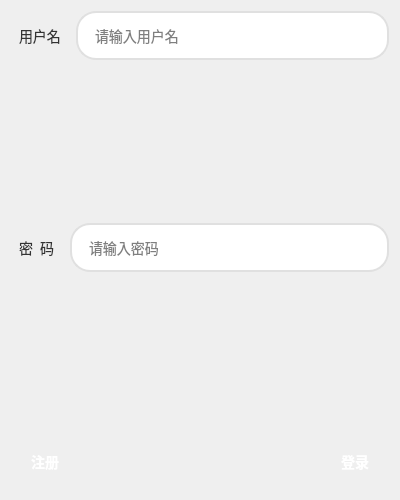
<?xml version="1.0" encoding="UTF-8"?>
<ui version="4.0">
 <class>Client</class>
 <widget class="QWidget" name="Client">
  <property name="geometry">
   <rect>
    <x>0</x>
    <y>0</y>
    <width>400</width>
    <height>500</height>
   </rect>
  </property>
  <property name="minimumSize">
   <size>
    <width>400</width>
    <height>500</height>
   </size>
  </property>
  <property name="maximumSize">
   <size>
    <width>400</width>
    <height>500</height>
   </size>
  </property>
  <property name="windowTitle">
   <string>登录</string>
  </property>
  <property name="windowIcon">
   <iconset resource="images.qrc">
    <normaloff>:/images/regist.png</normaloff>:/images/regist.png</iconset>
  </property>
  <property name="styleSheet">
   <string notr="true">/* QQ风格Qt样式表 */
QMainWindow, QDialog {
    background: qlineargradient(x1:0, y1:0, x2:1, y2:1,
                                stop:0 #1E90FF, stop:0.5 #00BFFF, stop:1 #87CEEB);
    font-family: &quot;Microsoft YaHei&quot;, &quot;Segoe UI&quot;, sans-serif;
}

QWidget#centralWidget {
    background: rgba(255, 255, 255, 0.95);
    border-radius: 15px;
    margin: 20px;
    border: 1px solid #E0E0E0;
}

QLabel {
    color: #333333;
    font-size: 14px;
    padding: 5px;
}

QLineEdit {
    border: 2px solid #E0E0E0;
    border-radius: 20px;
    padding: 10px 15px;
    font-size: 14px;
    background: #FFFFFF;
    selection-background-color: #1E90FF;
    min-height: 25px;
}

QLineEdit:focus {
    border-color: #1E90FF;
    background: #F0F8FF;
}

QPushButton {
    background: qlineargradient(x1:0, y1:0, x2:0, y2:1,
                                stop:0 #4DA6FF, stop:1 #1E90FF);
    border: none;
    border-radius: 20px;
    color: white;
    font-size: 14px;
    font-weight: bold;
    padding: 10px 20px;
    min-height: 35px;
}

QPushButton:hover {
    background: qlineargradient(x1:0, y1:0, x2:0, y2:1,
                                stop:0 #5CB0FF, stop:1 #2D9CFF);
}

QPushButton:pressed {
    background: qlineargradient(x1:0, y1:0, x2:0, y2:1,
                                stop:0 #3D96FF, stop:1 #0D80FF);
}

/* 注册按钮特殊样式 */
QPushButton[text=&quot;注册&quot;] {
    background: qlineargradient(x1:0, y1:0, x2:0, y2:1,
                                stop:0 #FF9500, stop:1 #FF7F00);
}

QPushButton[text=&quot;注册&quot;]:hover {
    background: qlineargradient(x1:0, y1:0, x2:0, y2:1,
                                stop:0 #FFA533, stop:1 #FF8C1A);
}

QPushButton[text=&quot;注册&quot;]:pressed {
    background: qlineargradient(x1:0, y1:0, x2:0, y2:1,
                                stop:0 #E68500, stop:1 #CC6A00);
}

/* 登录按钮特殊样式 */
QPushButton[text=&quot;登录&quot;] {
    background: qlineargradient(x1:0, y1:0, x2:0, y2:1,
                                stop:0 #00CD00, stop:1 #00B200);
}

QPushButton[text=&quot;登录&quot;]:hover {
    background: qlineargradient(x1:0, y1:0, x2:0, y2:1,
                                stop:0 #00E600, stop:1 #00CC00);
}

QPushButton[text=&quot;登录&quot;]:pressed {
    background: qlineargradient(x1:0, y1:0, x2:0, y2:1,
                                stop:0 #00B200, stop:1 #009900);
}</string>
  </property>
  <layout class="QGridLayout" name="gridLayout">
   <item row="3" column="0">
    <layout class="QHBoxLayout" name="horizontalLayout_3">
     <item>
      <widget class="QLabel" name="label_2">
       <property name="font">
        <font>
         <family>AcadEref</family>
         <pointsize>-1</pointsize>
        </font>
       </property>
       <property name="text">
        <string>密  码</string>
       </property>
      </widget>
     </item>
     <item>
      <widget class="QLineEdit" name="pwd_LE">
       <property name="font">
        <font>
         <family>AcadEref</family>
         <pointsize>-1</pointsize>
        </font>
       </property>
       <property name="text">
        <string/>
       </property>
       <property name="echoMode">
        <enum>QLineEdit::Password</enum>
       </property>
       <property name="placeholderText">
        <string>请输入密码</string>
       </property>
       <property name="clearButtonEnabled">
        <bool>true</bool>
       </property>
      </widget>
     </item>
    </layout>
   </item>
   <item row="1" column="0">
    <layout class="QHBoxLayout" name="horizontalLayout_2">
     <item>
      <widget class="QLabel" name="label">
       <property name="font">
        <font>
         <family>AcadEref</family>
         <pointsize>-1</pointsize>
        </font>
       </property>
       <property name="text">
        <string>用户名</string>
       </property>
      </widget>
     </item>
     <item>
      <widget class="QLineEdit" name="name_LE">
       <property name="font">
        <font>
         <family>AcadEref</family>
         <pointsize>-1</pointsize>
         <strikeout>false</strikeout>
        </font>
       </property>
       <property name="tabletTracking">
        <bool>false</bool>
       </property>
       <property name="echoMode">
        <enum>QLineEdit::Normal</enum>
       </property>
       <property name="readOnly">
        <bool>false</bool>
       </property>
       <property name="placeholderText">
        <string>请输入用户名</string>
       </property>
       <property name="cursorMoveStyle">
        <enum>Qt::LogicalMoveStyle</enum>
       </property>
       <property name="clearButtonEnabled">
        <bool>true</bool>
       </property>
      </widget>
     </item>
    </layout>
   </item>
   <item row="4" column="0">
    <spacer name="verticalSpacer_2">
     <property name="orientation">
      <enum>Qt::Vertical</enum>
     </property>
     <property name="sizeHint" stdset="0">
      <size>
       <width>379</width>
       <height>146</height>
      </size>
     </property>
    </spacer>
   </item>
   <item row="5" column="0">
    <layout class="QHBoxLayout" name="horizontalLayout">
     <item>
      <widget class="QPushButton" name="regist_PB">
       <property name="font">
        <font>
         <family>AcadEref</family>
         <pointsize>-1</pointsize>
         <weight>75</weight>
         <bold>true</bold>
        </font>
       </property>
       <property name="text">
        <string>注册</string>
       </property>
       <property name="autoDefault">
        <bool>false</bool>
       </property>
       <property name="default">
        <bool>false</bool>
       </property>
      </widget>
     </item>
     <item>
      <spacer name="horizontalSpacer">
       <property name="orientation">
        <enum>Qt::Horizontal</enum>
       </property>
       <property name="sizeHint" stdset="0">
        <size>
         <width>40</width>
         <height>20</height>
        </size>
       </property>
      </spacer>
     </item>
     <item>
      <widget class="QPushButton" name="login_PB">
       <property name="font">
        <font>
         <family>AcadEref</family>
         <pointsize>-1</pointsize>
         <weight>75</weight>
         <bold>true</bold>
        </font>
       </property>
       <property name="text">
        <string>登录</string>
       </property>
      </widget>
     </item>
    </layout>
   </item>
   <item row="2" column="0">
    <spacer name="verticalSpacer_3">
     <property name="orientation">
      <enum>Qt::Vertical</enum>
     </property>
     <property name="sizeHint" stdset="0">
      <size>
       <width>148</width>
       <height>95</height>
      </size>
     </property>
    </spacer>
   </item>
  </layout>
 </widget>
 <resources>
  <include location="images.qrc"/>
 </resources>
 <connections/>
</ui>
